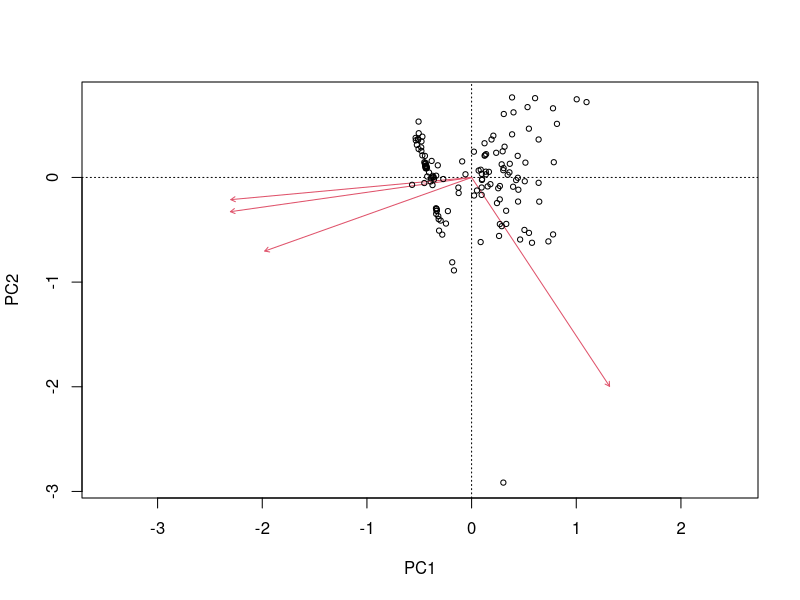
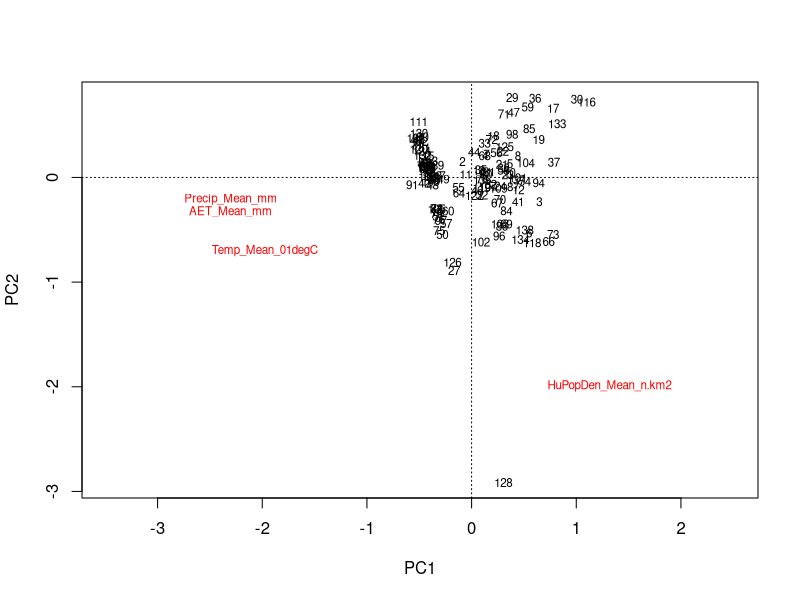
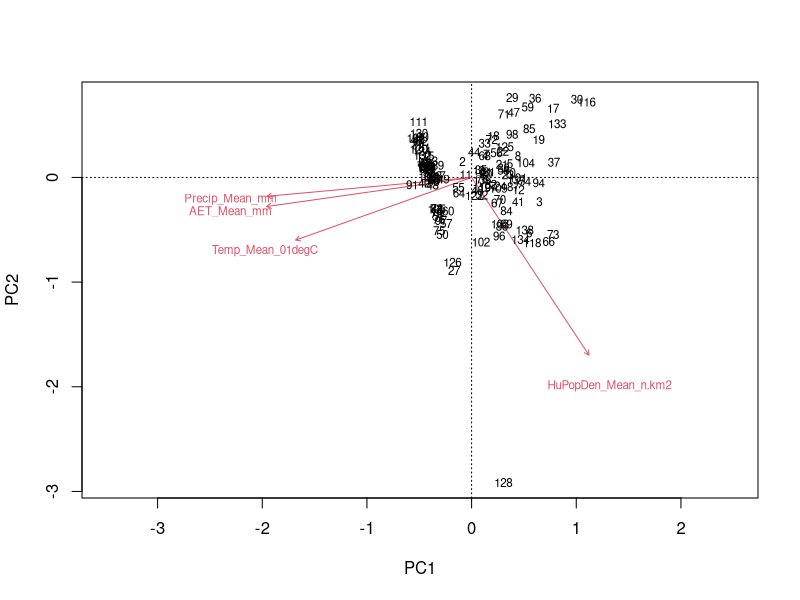

The R source for these figures, in order:
library(tidyverse)
library(vegan)

#  reading in the file with the 143 species of interest
spSEAsia <- read.csv(file = here::here('data', 'Species_SEAsia_02_02_16_fin.csv'))
str(spSEAsia)

# read in the PanTheria database
pant <- read.delim(file = here::here('data', 'Pantheria.txt'))
str(pant)


pant$Sp_bin <- pant$MSW05_Binomial
LH <- merge(pant, spSEAsia, by = "Sp_bin")
nrow(LH)

## Select 5 life history traits of interest
LH_subs <- LH %>%
  select('X27.2_HuPopDen_Mean_n.km2', 'X28.1_Precip_Mean_mm',
         'X28.2_Temp_Mean_01degC', 'X30.1_AET_Mean_mm')


# replacing -999 with NA
LH_subs[LH_subs == -999] <-  NA

LH_noNA <- na.omit(LH_subs)
names(LH_noNA) <- sub("^[^_]*_", "", names(LH_noNA))

str(LH_noNA)

pca_env_SEAs <- rda(LH_noNA, scale = TRUE)

summary(pca_env_SEAs)

# extract eigenvalues
eigval <- pca_env_SEAs$CA$eig
eigval[eigval > mean(eigval)]

bstick(pca_env_SEAs); eigval

biplot(pca_env_SEAs, scaling = 'species')

## solving the issue
??plot.cca
plot(pca_env_SEAs, scaling = 'species', type = 'text')
biplot(pca_env_SEAs, scaling = 'species', type = 'text')
